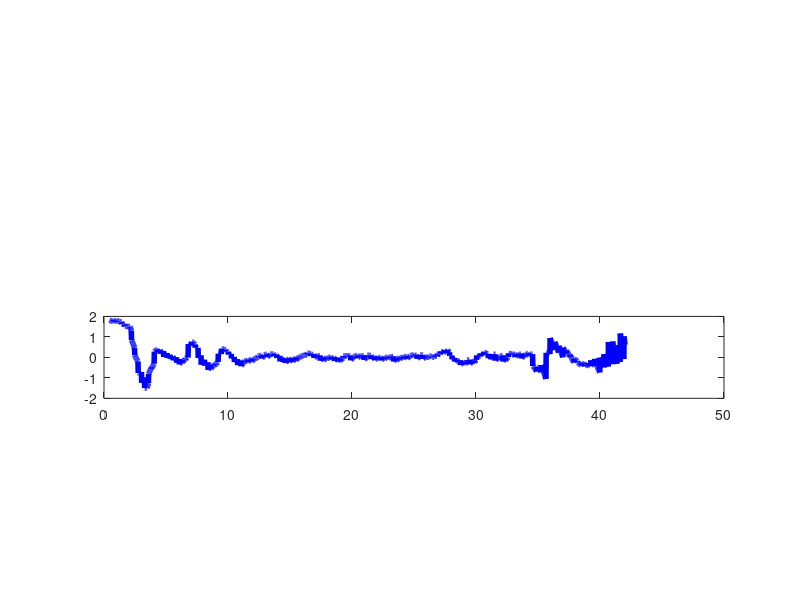
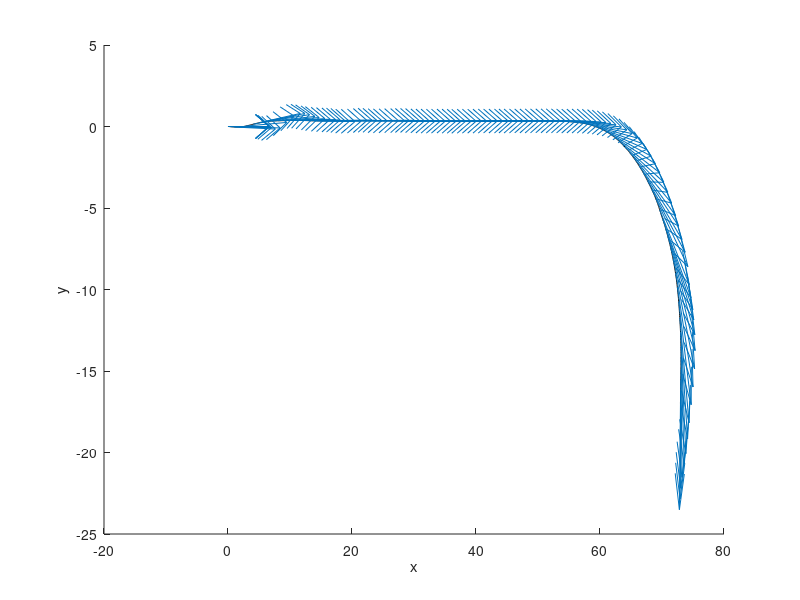

The MATLAB script that drew these images, in order: (Note: this script raises an error after producing the figures.)
%% log corridor information 


horizon_global = 5;
accel_lim = [-1.0 1.0];
angluar_lim = [-0.52 0.52];

data_corridor = load('log_corridor.txt');
data_mpc = load('log_mpc.txt');
data_input = load('log_input.txt');
data_state = load('log_state.txt');

cur_line = 1;
fig_corridor = 1;
fig_state = 2;

figure(fig_state)
hold on
plot(data_state(:,2),data_state(:,3),'k-')
theta = data_state(:,4);
xaxis = [cos(theta) sin(theta)];
dd = 20;
quiver(data_state(1:dd:end,2),data_state(1:dd:end,3),xaxis(1:dd:end,1),xaxis(1:dd:end,2))
xlabel('x')
ylabel('y')

figure(fig_corridor)
subplot(4,1,3)
gg = plot(data_input(:,1),data_input(:,2),'b-','LineWidth',4);
gg.Color(4) = 0.2;
hold on
subplot(4,1,4)
gg = plot(data_input(:,1),data_input(:,3),'c-','LineWidth',4);
gg.Color(4) = 0.2;
hold on

while cur_line <= size(data_corridor,1)
    figure(fig_corridor)
    subplot(4,1,3)
    gg = plot(data_input(:,1),data_input(:,2),'b-','LineWidth',4);
    gg.Color(4) = 0.2;
    hold on
    subplot(4,1,4)
    gg = plot(data_input(:,1),data_input(:,3),'c-','LineWidth',4);
    gg.Color(4) = 0.2;
    hold on

    % Corridor 
    corr_start = cur_line; 
    cur_idx = find(data_corridor(:,1) == data_corridor(corr_start,1));
    corr_end = cur_idx(end);
    
    cur_time = data_corridor(corr_start,1);
    t1 = cur_time;
    tmax = cur_time+horizon_global;
    
    figure(fig_corridor)
    
    for idx = corr_start : corr_end
       t2 = min(t1 + data_corridor(idx,3),tmax);
       subplot(4,1,1)
       hold on
       plot([t1 min(t2,tmax)],[data_corridor(idx,4) data_corridor(idx,4)],'k-');
       plot([t1 min(t2,tmax)],[data_corridor(idx,5) data_corridor(idx,5)],'k-');
    
       subplot(4,1,2)
       hold on
       plot([t1 min(t2,tmax)],[data_corridor(idx,6) data_corridor(idx,6)],'k-');
       plot([t1 min(t2,tmax)],[data_corridor(idx,7) data_corridor(idx,7)],'k-');
       
       t1 = t2; 
    end
        
    % Corridor 
    figure(fig_corridor)
    cur_idx = find(abs(data_mpc(:,1) - cur_time)<0.001);
    mpc_start = cur_idx(1);
    
    subplot(4,1,1)
    title('x')

    plot(data_mpc(mpc_start,2:end),data_mpc(mpc_start+1,2:end),'r')
    hold off
    subplot(4,1,2)
    title('y')

    plot(data_mpc(mpc_start,2:end),data_mpc(mpc_start+2,2:end),'g')
    hold off
    
    cur_line = corr_end + 10;
    
    subplot(4,1,3)
    hold on
    yline(accel_lim(1),'r--')
    yline(accel_lim(2),'r--')
    title('accel decel')
    plot(data_mpc(mpc_start,2:end),data_mpc(mpc_start+3,2:end),'b')
    plot(data_mpc(mpc_start,2),data_mpc(mpc_start+3,2),'ko')

    
    
    
    
    subplot(4,1,4)
    hold on
    yline((angluar_lim(1)),'r--')
    yline(angluar_lim(2),'r--')
    title('angular')   
    plot(data_mpc(mpc_start,2:end),data_mpc(mpc_start+4,2:end),'c')
    plot(data_mpc(mpc_start,2),data_mpc(mpc_start+4,2),'ko')
    
    figure(fig_state)
    hold on
    plot(data_state(:,2),data_state(:,3),'k-')
    theta = data_state(:,4);
    xaxis = [cos(theta) sin(theta)];
    dd = 20;
    quiver(data_state(1:dd:end,2),data_state(1:dd:end,3),xaxis(1:dd:end,1),xaxis(1:dd:end,2),'r')
    xlabel('x')
    ylabel('y')
    
    [~,cur_idx] = min(abs(data_state(:,1) - cur_time));
    xCur = data_state(cur_idx,2);
    yCur = data_state(cur_idx,3);
    plot(xCur,yCur,'ko','MarkerSize',10);
    
    
    pause(1e-2)

%     if cur_line  < size(data_corridor,1)
%     clf
%     end
end
